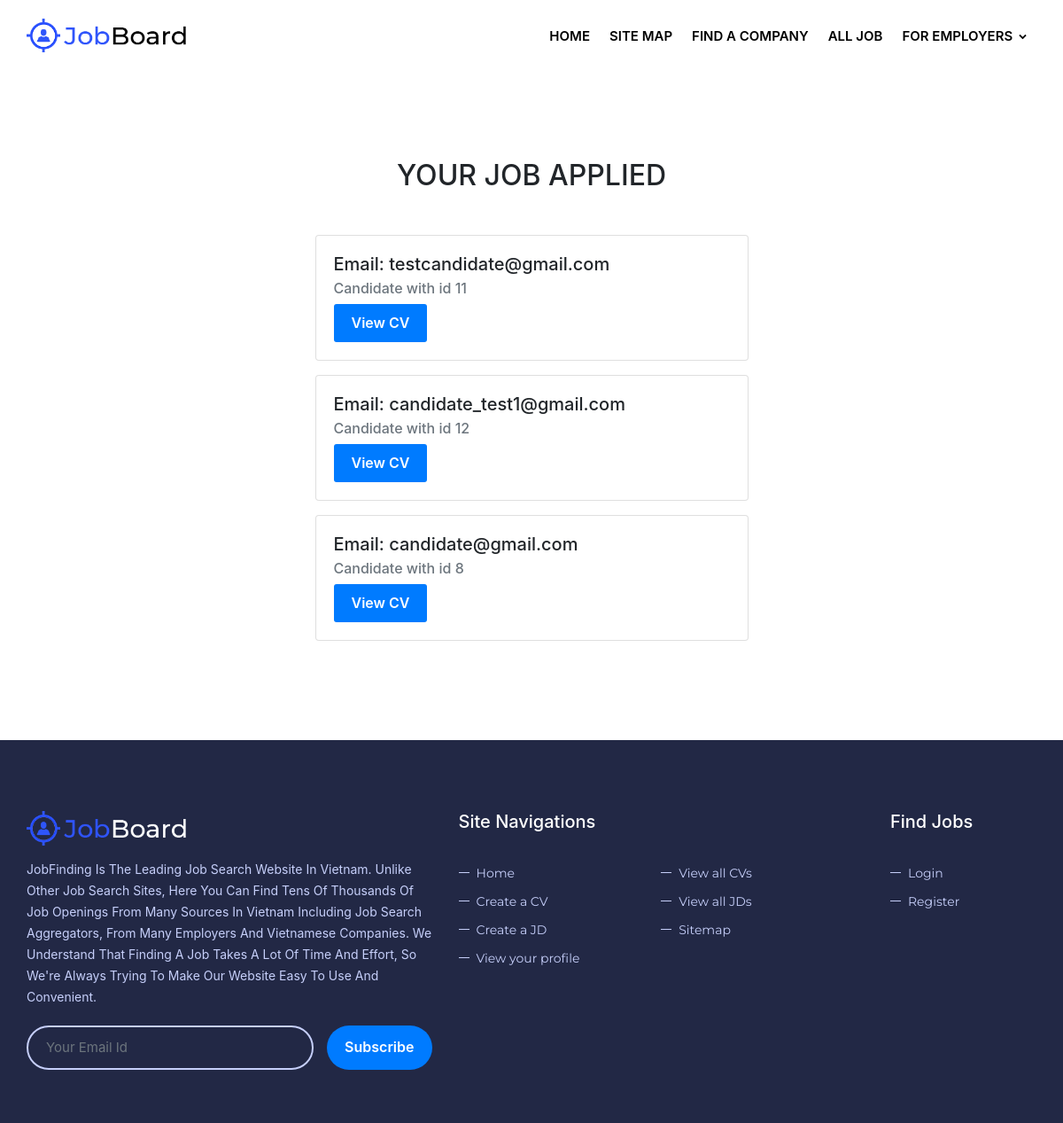
The page /public/company/cv-applied (signed in) on the database its author committed.
### tables this page shows
CREATE TABLE `user_account` (
  `id` int(11) NOT NULL,
  `user_type_id` int(11) NOT NULL,
  `email` varchar(255) NOT NULL,
  `password` varchar(100) NOT NULL,
  `date_of_birth` date DEFAULT NULL,
  `gender` varchar(1) DEFAULT NULL,
  `is_active` tinyint(1) NOT NULL,
  `contact_number` varchar(10) DEFAULT NULL,
  `sms_notification_active` tinyint(1) NOT NULL,
  `email_notification_active` tinyint(1) NOT NULL,
  `user_image` blob DEFAULT NULL,
  `registration_date` date NOT NULL
);

### public/index.php (called while the page is built, shortened)
<?php
$router = new RouterController();
$router->process(array($_SERVER['REQUEST_URI']));
$router->renderView();

### core/models/Model.php (called while the page is built, shortened)
<?php
abstract class Model {
    protected array $response = array('message' => '');
    function __construct()
    {
        $this->db_instance = $this->getDBInstance();
    }
    private function getDBInstance(): mysqli
    {
        return new mysqli(DB_SERVER, DB_USERNAME, DB_PASSWORD, DB_NAME);
    }
    public function getResponse(): array
    {
        return $this->response;
    }
}

### core/controllers/CompanyController.php (called while the page is built, shortened)
<?php
class CompanyController extends Controller
{
    function process($param)
    {
        $action = array_shift($param);
        switch ($action)
        {
            case "cv-applied":
                if($_SESSION['logged'] && $_SESSION['user_type'] == 'employee') {
                    $user_id = $_SESSION['id'];
                    $job_post = new JobModel();
                    $result = $job_post->getJobsByUserAccountId($user_id);
                    foreach ($result as $job_post_item)
                    {
                        $job_post_id = $job_post_item[0];
                        $job_post_activity = new JobPostActivityModel();
                        $job_post_activity->loadPostId($job_post_id);
                        $job_post_activity->executeQuery("GetByPostId");
                        $res = $job_post_activity->getResponse();
                        if(!empty($res["result"])) {
                            foreach ($res["result"] as $job_post_activity) {
                                $user_account_id = $job_post_activity[0];
                                $user = new UserModel();
                                $result = $user->getUserById($user_account_id);
                            }
                        } else {
                            $_SESSION["message"] = "Cannot found job";
                        }
                    }
                } else {
                    $this->redirect('home');
                }
                break;
        }
    }
}

### core/models/JobPostActivityModel.php (called while the page is built, shortened)
<?php
class JobPostActivityModel extends Model
{
    private int $job_post_id;
    public function loadPostId($job_post_id)
    {
        $this->job_post_id = $job_post_id;
    }
    function executeQuery(string $type)
    {
        switch ($type)
        {
            case "GetByPostId":
                $this->getByPostId();
                break;
        }
    }
    private function getByPostId()
    {
        $sql = "SELECT * FROM `job_post_activity` WHERE `job_post_id` =" .$this->job_post_id;
        $result = $this->db_instance->query($sql);
    }
}

### core/controllers/RouterController.php (called while the page is built, shortened)
<?php
class RouterController extends Controller
{
    public function process($param)
    {
        $parsed_url = $this->parseUrl($param[0]);
        array_shift($parsed_url);
        $controller_name = $this->dashesToCamel(array_shift($parsed_url) . 'Controller');
        if(file_exists('../core/controllers/'.$controller_name.'.php'))
        {
            $this->controller = new $controller_name;
            $this->controller->process($parsed_url);
        } else {
            $this->redirect('error');
        }
    }
    public function parseUrl($url): array
    {
        $parse_url = parse_url($url);
        $parse_url['path'] = ltrim($parse_url['path'], '/');
        $parse_url['path'] = trim($parse_url['path']);
        return explode('/', $parse_url['path']);
    }
    public function dashesToCamel(string $str): array|string
    {
        $str = str_replace('-', ' ', $str);
        $str = ucwords($str);
        return str_replace(' ', '', $str);
    }
}

### core/models/UserModel.php (called while the page is built, shortened)
<?php
class UserModel extends Model
{
    public function getUserById($id):array
    {
        $sql = "SELECT * FROM `user_account` WHERE `id` = ".$id;
        return $this->db_instance->query($sql)->fetch_all();
    }
}

### core/views/viewCVEmployee.php (the view)
<section class="vh-100 bg-white">
    <div class="mask d-flex align-items-center gradient-custom-3">
        <div class="container p-5">
            <div class="row d-flex justify-content-center align-items-center">
                <div class="col-12 col-md-9 col-lg-7 col-xl-6">
                    <h2 class="text-uppercase text-center mb-5">Your job applied</h2>
                    <div>
                        <?php
                        if(!empty($_SESSION["job_applied"])) {
                            foreach ($_SESSION["job_applied"] as $cv) {
                                echo "
                                    <div class='card my-3'>
                                        <div class='card-body'>
                                            <h5 class='card-title'>Email: $cv->email</h5>
                                             <h6 class='card-subtitle mb-2 text-muted'>Candidate with id $cv->user_id</h6>
                                             <a href='profile/view/$cv->user_id' class='site-button'>View CV</a>
                                        </div>
                                    </div>
                                    ";
                            }
                        }
                        ?>
                    </div>
                </div>
            </div>
        </div>
    </div>
</section>

### public/templete.css (style rules this page uses)
.site-button-secondry:after, .site-button:after { background-color: #fff; content: ""; height: 100%; left: -110%; opacity: 0.3; position: absolute; top: 0; transform: skewX(25deg); -o-transform: skewX(25deg); -ms-transform: skewX(25deg); -webkit-transform: skewX(25deg); -ms-transform: skewX(25deg); transition: all 0.5s ease 0s; -moz-transition: all 0.5s ease 0s; -webkit-transition: all 0.5s ease 0s; -o-transition: all 0.5s ease 0s; -ms-transition: all 0.5s ease 0s; width: 25px; z-index: -1; -webkit-filter: blur(5px); -moz-filter: blur(5px); -o-filter: blur(5px); -ms-filter: blur(5px); filter: blur(5px); }
.site-button, .site-button-secondry { position: relative; z-index: 1; overflow: hidden; vertical-align: middle; }

### rows shown on the page
user_account: email "testcandidate@gmail.com", id "11"
user_account: email "candidate_test1@gmail.com", id "12"
user_account: email "candidate@gmail.com", id "8"
